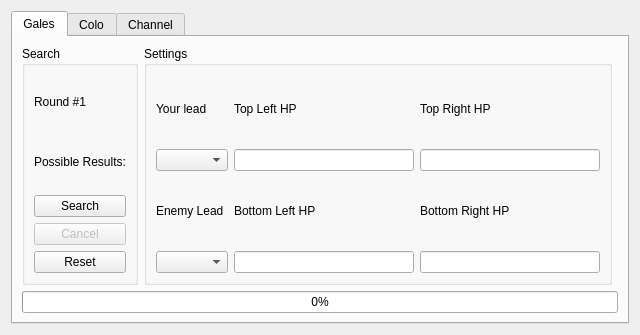
<?xml version="1.0" encoding="UTF-8"?>
<ui version="4.0">
 <class>GameCubeSeedFinder</class>
 <widget class="QWidget" name="GameCubeSeedFinder">
  <property name="geometry">
   <rect>
    <x>0</x>
    <y>0</y>
    <width>640</width>
    <height>335</height>
   </rect>
  </property>
  <property name="windowTitle">
   <string>GameCube Seed Finder</string>
  </property>
  <layout class="QGridLayout" name="gridLayout">
   <item row="0" column="0">
    <widget class="QTabWidget" name="tabWidget">
     <widget class="QWidget" name="tabGales">
      <attribute name="title">
       <string>Gales</string>
      </attribute>
      <layout class="QGridLayout" name="gridLayout_6">
       <item row="1" column="0" colspan="3">
        <widget class="QProgressBar" name="progressBarGales">
         <property name="value">
          <number>0</number>
         </property>
        </widget>
       </item>
       <item row="0" column="1">
        <widget class="QGroupBox" name="groupBoxGalesPokemon">
         <property name="title">
          <string>Settings</string>
         </property>
         <layout class="QGridLayout" name="gridLayout_5">
          <item row="0" column="0">
           <widget class="QLabel" name="labelGalesYourLead">
            <property name="text">
             <string>Your lead</string>
            </property>
           </widget>
          </item>
          <item row="0" column="1">
           <widget class="QLabel" name="labelGalesTopLeft">
            <property name="text">
             <string>Top Left HP</string>
            </property>
           </widget>
          </item>
          <item row="0" column="2">
           <widget class="QLabel" name="labelGalesTopRight">
            <property name="text">
             <string>Top Right HP</string>
            </property>
           </widget>
          </item>
          <item row="1" column="0">
           <widget class="QComboBox" name="comboBoxGalesYourLead"/>
          </item>
          <item row="1" column="1">
           <widget class="TextBox" name="textBoxGalesTopLeft"/>
          </item>
          <item row="1" column="2">
           <widget class="TextBox" name="textBoxGalesTopRight"/>
          </item>
          <item row="2" column="0">
           <widget class="QLabel" name="labelGalesEnemyLead">
            <property name="text">
             <string>Enemy Lead</string>
            </property>
           </widget>
          </item>
          <item row="2" column="1">
           <widget class="QLabel" name="labelGalesBottomLeft">
            <property name="text">
             <string>Bottom Left HP</string>
            </property>
           </widget>
          </item>
          <item row="2" column="2">
           <widget class="QLabel" name="labelGalesBottomRight">
            <property name="text">
             <string>Bottom Right HP</string>
            </property>
           </widget>
          </item>
          <item row="3" column="0">
           <widget class="QComboBox" name="comboBoxGalesEnemyLead"/>
          </item>
          <item row="3" column="1">
           <widget class="TextBox" name="textBoxGalesBottomLeft"/>
          </item>
          <item row="3" column="2">
           <widget class="TextBox" name="textBoxGalesBottomRight"/>
          </item>
         </layout>
        </widget>
       </item>
       <item row="0" column="0">
        <widget class="QGroupBox" name="groupBoxGalesSearch">
         <property name="title">
          <string>Search</string>
         </property>
         <layout class="QGridLayout" name="gridLayout_7">
          <item row="0" column="0">
           <widget class="QLabel" name="labelGalesRound">
            <property name="text">
             <string>Round #1</string>
            </property>
           </widget>
          </item>
          <item row="1" column="0">
           <widget class="QLabel" name="labelGalesResults">
            <property name="text">
             <string>Possible Results:</string>
            </property>
           </widget>
          </item>
          <item row="2" column="0">
           <widget class="QPushButton" name="pushButtonGalesSearch">
            <property name="text">
             <string>Search</string>
            </property>
           </widget>
          </item>
          <item row="3" column="0">
           <widget class="QPushButton" name="pushButtonGalesCancel">
            <property name="enabled">
             <bool>false</bool>
            </property>
            <property name="text">
             <string>Cancel</string>
            </property>
           </widget>
          </item>
          <item row="4" column="0">
           <widget class="QPushButton" name="pushButtonGalesReset">
            <property name="text">
             <string>Reset</string>
            </property>
           </widget>
          </item>
         </layout>
        </widget>
       </item>
      </layout>
     </widget>
     <widget class="QWidget" name="tabColo">
      <attribute name="title">
       <string>Colo</string>
      </attribute>
      <layout class="QGridLayout" name="gridLayout_2">
       <item row="0" column="0">
        <widget class="QGroupBox" name="groupBoxColoSearch">
         <property name="title">
          <string>Search</string>
         </property>
         <layout class="QGridLayout" name="gridLayout_3">
          <item row="2" column="0">
           <widget class="QPushButton" name="pushButtonColoSearch">
            <property name="text">
             <string>Search</string>
            </property>
           </widget>
          </item>
          <item row="3" column="0">
           <widget class="QPushButton" name="pushButtonColoCancel">
            <property name="enabled">
             <bool>false</bool>
            </property>
            <property name="text">
             <string>Cancel</string>
            </property>
           </widget>
          </item>
          <item row="1" column="0">
           <widget class="QLabel" name="labelColoResults">
            <property name="text">
             <string>Possible Results:</string>
            </property>
           </widget>
          </item>
          <item row="4" column="0">
           <widget class="QPushButton" name="pushButtonColoReset">
            <property name="text">
             <string>Reset</string>
            </property>
           </widget>
          </item>
          <item row="0" column="0">
           <widget class="QLabel" name="labelColoRound">
            <property name="text">
             <string>Round #1</string>
            </property>
           </widget>
          </item>
         </layout>
        </widget>
       </item>
       <item row="1" column="0" colspan="3">
        <widget class="QProgressBar" name="progressBarColo">
         <property name="value">
          <number>0</number>
         </property>
        </widget>
       </item>
       <item row="0" column="1" colspan="2">
        <widget class="QGroupBox" name="groupBoxColoTrainer">
         <property name="title">
          <string>Settings</string>
         </property>
         <layout class="QGridLayout" name="gridLayout_4">
          <item row="0" column="0">
           <widget class="QLabel" name="labelColoTrainer">
            <property name="text">
             <string>Trainer</string>
            </property>
           </widget>
          </item>
          <item row="0" column="1">
           <widget class="QComboBox" name="comboBoxColoTrainer">
            <item>
             <property name="text">
              <string>Wes</string>
             </property>
            </item>
            <item>
             <property name="text">
              <string>Seth</string>
             </property>
            </item>
            <item>
             <property name="text">
              <string>Thomas</string>
             </property>
            </item>
           </widget>
          </item>
          <item row="1" column="0">
           <widget class="QLabel" name="labelColoPartyLead">
            <property name="text">
             <string>Party Lead</string>
            </property>
           </widget>
          </item>
          <item row="1" column="1">
           <widget class="QComboBox" name="comboBoxColoPartyLead"/>
          </item>
         </layout>
        </widget>
       </item>
      </layout>
     </widget>
     <widget class="QWidget" name="tabChannel">
      <attribute name="title">
       <string>Channel</string>
      </attribute>
      <layout class="QGridLayout" name="gridLayout_13">
       <item row="0" column="0">
        <widget class="QGroupBox" name="groupBoxChannelSearch">
         <property name="title">
          <string>Search</string>
         </property>
         <layout class="QGridLayout" name="gridLayout_14">
          <item row="0" column="0">
           <widget class="QLabel" name="labelChannelResult">
            <property name="text">
             <string>Result:</string>
            </property>
           </widget>
          </item>
          <item row="1" column="0">
           <widget class="QPushButton" name="pushButtonChannelSearch">
            <property name="text">
             <string>Search</string>
            </property>
           </widget>
          </item>
          <item row="2" column="0">
           <widget class="QPushButton" name="pushButtonChannelCancel">
            <property name="enabled">
             <bool>false</bool>
            </property>
            <property name="text">
             <string>Cancel</string>
            </property>
           </widget>
          </item>
         </layout>
        </widget>
       </item>
       <item row="0" column="2">
        <widget class="QGroupBox" name="groupBoxInputs">
         <property name="title">
          <string>Inputs</string>
         </property>
         <layout class="QGridLayout" name="gridLayout_11">
          <item row="0" column="0">
           <widget class="QTextEdit" name="textEditInputs">
            <property name="readOnly">
             <bool>false</bool>
            </property>
           </widget>
          </item>
         </layout>
        </widget>
       </item>
       <item row="0" column="1">
        <widget class="QGroupBox" name="groupBoxChannelSettings">
         <property name="title">
          <string>Settings</string>
         </property>
         <layout class="QGridLayout" name="gridLayout_12">
          <item row="0" column="0" colspan="2">
           <layout class="QGridLayout" name="gridLayout_10">
            <item row="0" column="0">
             <widget class="QRadioButton" name="radioButtonSNOC">
              <property name="text">
               <string>S-&gt;N-&gt;O-&gt;C</string>
              </property>
              <property name="checked">
               <bool>true</bool>
              </property>
              <attribute name="buttonGroup">
               <string notr="true">buttonGroupChannel</string>
              </attribute>
             </widget>
            </item>
            <item row="0" column="1">
             <widget class="QRadioButton" name="radioButtonNSOC">
              <property name="text">
               <string>N-&gt;S-&gt;O-&gt;C</string>
              </property>
              <attribute name="buttonGroup">
               <string notr="true">buttonGroupChannel</string>
              </attribute>
             </widget>
            </item>
            <item row="1" column="0">
             <widget class="QRadioButton" name="radioButtonONSC">
              <property name="text">
               <string>O-&gt;N-&gt;S-&gt;C</string>
              </property>
              <attribute name="buttonGroup">
               <string notr="true">buttonGroupChannel</string>
              </attribute>
             </widget>
            </item>
            <item row="1" column="1">
             <widget class="QRadioButton" name="radioButtonNOSC">
              <property name="text">
               <string>N-&gt;O-&gt;S-&gt;C</string>
              </property>
              <attribute name="buttonGroup">
               <string notr="true">buttonGroupChannel</string>
              </attribute>
             </widget>
            </item>
            <item row="2" column="0">
             <widget class="QRadioButton" name="radioButtonSNCO">
              <property name="text">
               <string>S-&gt;N-&gt;C-&gt;O</string>
              </property>
              <attribute name="buttonGroup">
               <string notr="true">buttonGroupChannel</string>
              </attribute>
             </widget>
            </item>
            <item row="2" column="1">
             <widget class="QRadioButton" name="radioButtonNSCO">
              <property name="text">
               <string>N-&gt;S-&gt;C-&gt;O</string>
              </property>
              <attribute name="buttonGroup">
               <string notr="true">buttonGroupChannel</string>
              </attribute>
             </widget>
            </item>
            <item row="3" column="0">
             <widget class="QRadioButton" name="radioButtonCNSO">
              <property name="text">
               <string>C-&gt;N-&gt;S-&gt;O</string>
              </property>
              <attribute name="buttonGroup">
               <string notr="true">buttonGroupChannel</string>
              </attribute>
             </widget>
            </item>
            <item row="3" column="1">
             <widget class="QRadioButton" name="radioButtonNCSO">
              <property name="text">
               <string>N-&gt;C-&gt;S-&gt;O</string>
              </property>
              <attribute name="buttonGroup">
               <string notr="true">buttonGroupChannel</string>
              </attribute>
             </widget>
            </item>
            <item row="4" column="0">
             <widget class="QRadioButton" name="radioButtonONCS">
              <property name="text">
               <string>O-&gt;N-&gt;C-&gt;S</string>
              </property>
              <attribute name="buttonGroup">
               <string notr="true">buttonGroupChannel</string>
              </attribute>
             </widget>
            </item>
            <item row="4" column="1">
             <widget class="QRadioButton" name="radioButtonNOCS">
              <property name="text">
               <string>N-&gt;O-&gt;C-&gt;S</string>
              </property>
              <attribute name="buttonGroup">
               <string notr="true">buttonGroupChannel</string>
              </attribute>
             </widget>
            </item>
            <item row="5" column="0">
             <widget class="QRadioButton" name="radioButtonCNOS">
              <property name="text">
               <string>C-&gt;N-&gt;O-&gt;S</string>
              </property>
              <attribute name="buttonGroup">
               <string notr="true">buttonGroupChannel</string>
              </attribute>
             </widget>
            </item>
            <item row="5" column="1">
             <widget class="QRadioButton" name="radioButtonNCOS">
              <property name="text">
               <string>N-&gt;C-&gt;O-&gt;S</string>
              </property>
              <attribute name="buttonGroup">
               <string notr="true">buttonGroupChannel</string>
              </attribute>
             </widget>
            </item>
           </layout>
          </item>
          <item row="1" column="0">
           <widget class="QPushButton" name="pushButtonChannelAdd">
            <property name="text">
             <string>Add</string>
            </property>
           </widget>
          </item>
          <item row="1" column="1">
           <widget class="QPushButton" name="pushButtonChannelRemove">
            <property name="text">
             <string>Remove</string>
            </property>
           </widget>
          </item>
         </layout>
        </widget>
       </item>
       <item row="1" column="0" colspan="3">
        <widget class="QProgressBar" name="progressBarChannel">
         <property name="value">
          <number>0</number>
         </property>
        </widget>
       </item>
      </layout>
     </widget>
    </widget>
   </item>
  </layout>
 </widget>
 <customwidgets>
  <customwidget>
   <class>TextBox</class>
   <extends>QLineEdit</extends>
   <header>Form/Controls/TextBox.hpp</header>
  </customwidget>
 </customwidgets>
 <tabstops>
  <tabstop>tabWidget</tabstop>
  <tabstop>pushButtonGalesSearch</tabstop>
  <tabstop>pushButtonGalesCancel</tabstop>
  <tabstop>pushButtonGalesReset</tabstop>
  <tabstop>comboBoxGalesYourLead</tabstop>
  <tabstop>comboBoxGalesEnemyLead</tabstop>
  <tabstop>textBoxGalesTopLeft</tabstop>
  <tabstop>textBoxGalesBottomLeft</tabstop>
  <tabstop>textBoxGalesTopRight</tabstop>
  <tabstop>textBoxGalesBottomRight</tabstop>
  <tabstop>pushButtonColoSearch</tabstop>
  <tabstop>pushButtonColoCancel</tabstop>
  <tabstop>pushButtonColoReset</tabstop>
  <tabstop>comboBoxColoTrainer</tabstop>
  <tabstop>comboBoxColoPartyLead</tabstop>
  <tabstop>pushButtonChannelSearch</tabstop>
  <tabstop>pushButtonChannelCancel</tabstop>
  <tabstop>radioButtonSNOC</tabstop>
  <tabstop>radioButtonONSC</tabstop>
  <tabstop>radioButtonSNCO</tabstop>
  <tabstop>radioButtonCNSO</tabstop>
  <tabstop>radioButtonONCS</tabstop>
  <tabstop>radioButtonCNOS</tabstop>
  <tabstop>radioButtonNSOC</tabstop>
  <tabstop>radioButtonNOSC</tabstop>
  <tabstop>radioButtonNSCO</tabstop>
  <tabstop>radioButtonNCSO</tabstop>
  <tabstop>radioButtonNOCS</tabstop>
  <tabstop>radioButtonNCOS</tabstop>
  <tabstop>pushButtonChannelAdd</tabstop>
  <tabstop>pushButtonChannelRemove</tabstop>
  <tabstop>textEditInputs</tabstop>
 </tabstops>
 <resources/>
 <connections/>
 <buttongroups>
  <buttongroup name="buttonGroupChannel"/>
 </buttongroups>
</ui>
